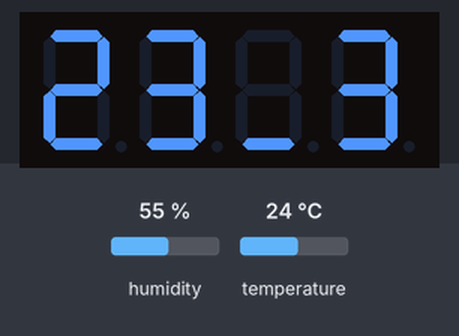
Recording of a sketch running on a simulated Arduino Nano, built with avr-gcc and run on an emulated ATmega328P. Parts: 4-digit seven-segment display. Inputs (shaded band) come from the test bench; at power-on: temperature 24 °C, humidity 55 %.

Above: at 1.7 s.
1.8 s: temperature set to 12 °C
At 11.7 s:
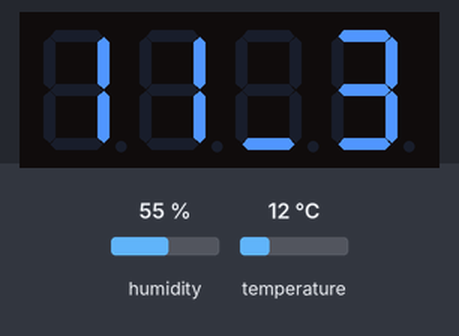
12.0 s: temperature set to 19 °C
At 21.7 s:
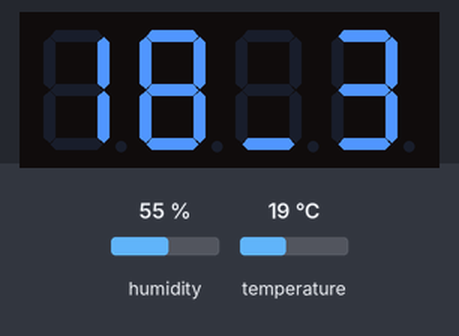
22.1 s: temperature set to 28 °C
At 31.5 s:
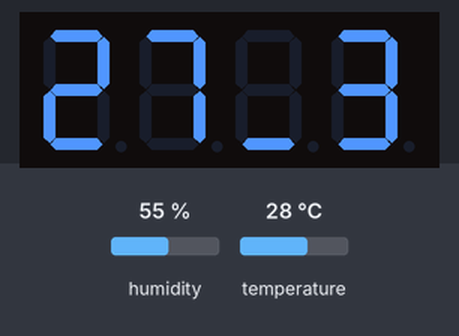
Timing chart, 0 to 33.0 s (numbered marks = the images above; inputs shaded):
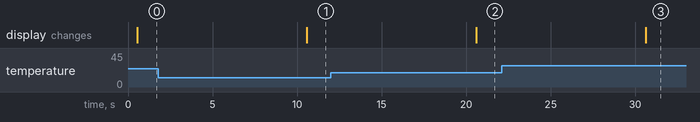

The sketch:

nano-temp-meter.ino
```cpp
/*
 * Show the current temperature on an Arduino using a DHT22 sensor
 * and a TM1637 display.
 *
 * Further calibration is possible. Take a measurement with a more
 * accurate device, and set the difference in TEMP_OFFSET.
 *
 * Install TM1637 and DHTNEW libraries in the Arduino library manager.
 *
 */

#include <TM1637Display.h>
#include <dhtnew.h>

// the reference device showed 0.7 C less
#define TEMP_OFFSET -0.7f
#define CLK 4
#define DIO 3
#define DHT_DATA 2
#define FLOAT_TO_INT(x) ((x) >= 0 ? (uint16_t)((x) + 0.5) : (uint16_t)((x)-0.5))

// dht sensor pins: 1:VDD, 2:DATA, 3:GND, 4:GND
DHTNEW mySensor(DHT_DATA);
TM1637Display display(CLK, DIO);
uint16_t temperature;
uint8_t readResult;
uint8_t data[] = {0xff, 0xff, 0xff, 0xff};
uint8_t errors = 0;

// showError() shows "----" on the 4-digit display
void showError() {
  data[0] = SEG_G;
  data[1] = SEG_G;
  data[2] = SEG_G;
  data[3] = SEG_G;
  display.setSegments(data);
  delay(500);
}

// showNumber(256) example: show "25_6" on the 4-digit display
void showNumber(uint16_t number) {
  data[0] = display.encodeDigit(number / 100 % 10);
  data[1] = display.encodeDigit(number / 10 % 10);
  data[2] = SEG_D;
  data[3] = display.encodeDigit(number % 10);
  display.setSegments(data);
}

void setup() {
  display.setBrightness(3);
  // immediately show something on power-on for better user experience
  showError();
  // block execution while reading is not ready
  mySensor.setWaitForReading(true);
  // measured difference from better sensor at 27 C
  mySensor.setTempOffset(TEMP_OFFSET);
}

void loop() {
  readResult = mySensor.read();
  // reading is not always successful
  if (readResult == DHTLIB_OK) {
    // drop lower precision digits, multiply by 10 and round to integer
    // e.g. 25.62 -> 256, 25.68 -> 257
    temperature = FLOAT_TO_INT(mySensor.getTemperature() * 10);
    showNumber(temperature);
    errors = 0;
    // refresh roughly every 10s
    delay(10000);
  } else {
    errors = errors + 1;
    // ignore some errors before showing on display
    if (errors > 10) {
      showError();
    }
  }
}
```

Measured:
- after the input at 1.8 s, the display: changes after 8.8 s (image 1)
- after the input at 12.0 s, the display: changes after 8.6 s (image 2)
- after the input at 22.1 s, the display: changes after 8.5 s (image 3)
